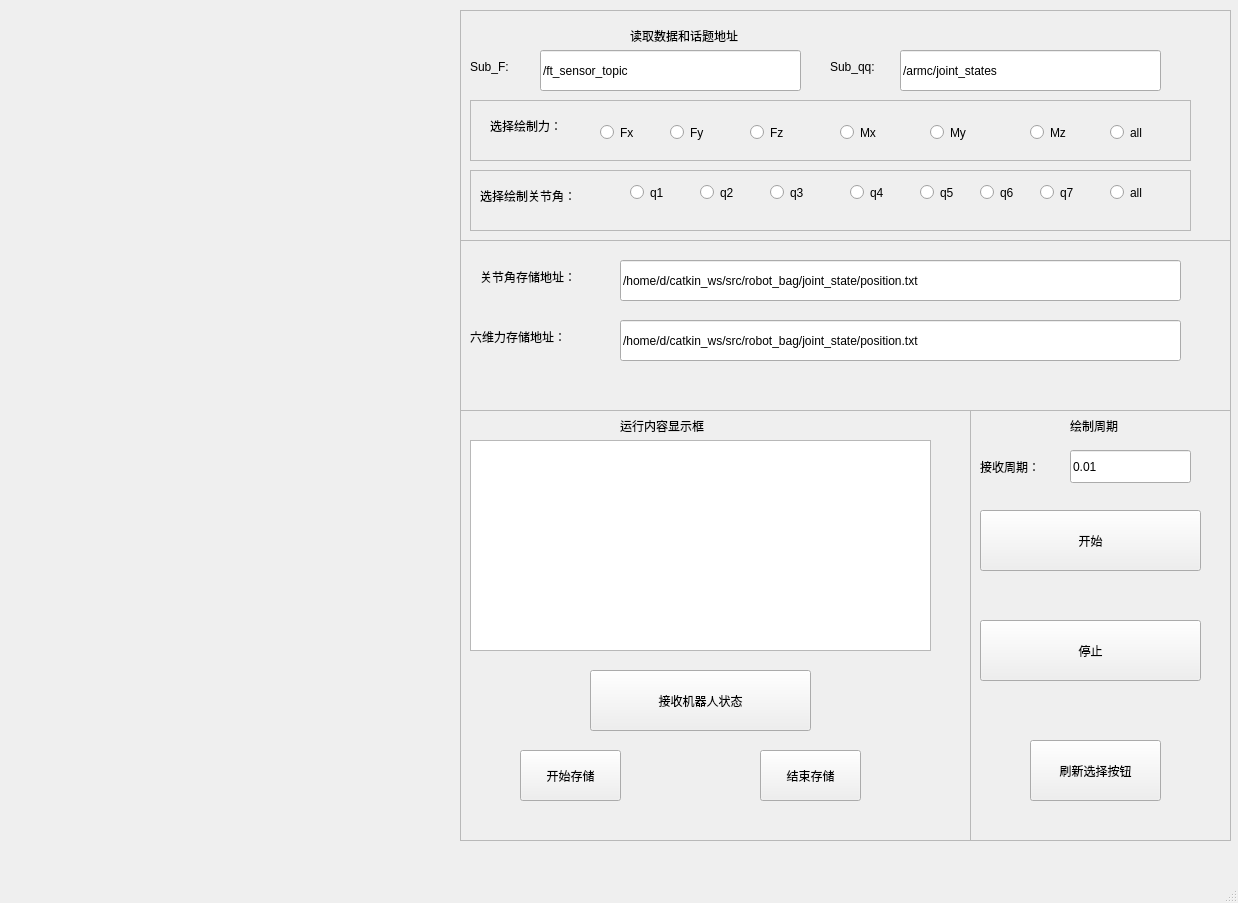
<?xml version="1.0" encoding="UTF-8"?>
<ui version="4.0">
 <class>PlotMainWindow</class>
 <widget class="QMainWindow" name="PlotMainWindow">
  <property name="geometry">
   <rect>
    <x>0</x>
    <y>0</y>
    <width>1238</width>
    <height>903</height>
   </rect>
  </property>
  <property name="windowTitle">
   <string>MainWindow</string>
  </property>
  <property name="iconSize">
   <size>
    <width>16</width>
    <height>16</height>
   </size>
  </property>
  <property name="animated">
   <bool>false</bool>
  </property>
  <widget class="QWidget" name="centralwidget">
   <widget class="QWidget" name="horizontalLayoutWidget">
    <property name="geometry">
     <rect>
      <x>10</x>
      <y>10</y>
      <width>451</width>
      <height>401</height>
     </rect>
    </property>
    <layout class="QHBoxLayout" name="horizontalLayout_1"/>
   </widget>
   <widget class="QWidget" name="horizontalLayoutWidget_2">
    <property name="geometry">
     <rect>
      <x>10</x>
      <y>410</y>
      <width>451</width>
      <height>431</height>
     </rect>
    </property>
    <layout class="QHBoxLayout" name="horizontalLayout_2"/>
   </widget>
   <widget class="QWidget" name="horizontalLayoutWidget_5">
    <property name="geometry">
     <rect>
      <x>460</x>
      <y>410</y>
      <width>511</width>
      <height>431</height>
     </rect>
    </property>
    <layout class="QHBoxLayout" name="horizontalLayout_5">
     <item>
      <widget class="QFrame" name="frame">
       <property name="frameShape">
        <enum>QFrame::StyledPanel</enum>
       </property>
       <property name="frameShadow">
        <enum>QFrame::Raised</enum>
       </property>
       <widget class="QTextEdit" name="textEdit">
        <property name="geometry">
         <rect>
          <x>10</x>
          <y>30</y>
          <width>461</width>
          <height>211</height>
         </rect>
        </property>
       </widget>
       <widget class="QLabel" name="label">
        <property name="geometry">
         <rect>
          <x>160</x>
          <y>0</y>
          <width>131</width>
          <height>31</height>
         </rect>
        </property>
        <property name="text">
         <string>运行内容显示框</string>
        </property>
       </widget>
       <widget class="QPushButton" name="button_receive">
        <property name="geometry">
         <rect>
          <x>130</x>
          <y>260</y>
          <width>221</width>
          <height>61</height>
         </rect>
        </property>
        <property name="text">
         <string>接收机器人状态</string>
        </property>
        <property name="iconSize">
         <size>
          <width>16</width>
          <height>16</height>
         </size>
        </property>
        <property name="autoRepeat">
         <bool>false</bool>
        </property>
        <property name="autoExclusive">
         <bool>false</bool>
        </property>
        <property name="autoRepeatDelay">
         <number>400</number>
        </property>
        <property name="autoRepeatInterval">
         <number>200</number>
        </property>
        <property name="autoDefault">
         <bool>true</bool>
        </property>
        <property name="flat">
         <bool>false</bool>
        </property>
       </widget>
       <widget class="QPushButton" name="button_storage_begin">
        <property name="geometry">
         <rect>
          <x>60</x>
          <y>340</y>
          <width>101</width>
          <height>51</height>
         </rect>
        </property>
        <property name="text">
         <string>开始存储</string>
        </property>
        <property name="iconSize">
         <size>
          <width>16</width>
          <height>16</height>
         </size>
        </property>
        <property name="autoRepeat">
         <bool>false</bool>
        </property>
        <property name="autoExclusive">
         <bool>false</bool>
        </property>
        <property name="autoRepeatDelay">
         <number>400</number>
        </property>
        <property name="autoRepeatInterval">
         <number>200</number>
        </property>
        <property name="autoDefault">
         <bool>true</bool>
        </property>
        <property name="flat">
         <bool>false</bool>
        </property>
       </widget>
       <widget class="QPushButton" name="button_storage_end">
        <property name="geometry">
         <rect>
          <x>300</x>
          <y>340</y>
          <width>101</width>
          <height>51</height>
         </rect>
        </property>
        <property name="text">
         <string>结束存储</string>
        </property>
        <property name="iconSize">
         <size>
          <width>16</width>
          <height>16</height>
         </size>
        </property>
        <property name="autoRepeat">
         <bool>false</bool>
        </property>
        <property name="autoExclusive">
         <bool>false</bool>
        </property>
        <property name="autoRepeatDelay">
         <number>400</number>
        </property>
        <property name="autoRepeatInterval">
         <number>200</number>
        </property>
        <property name="autoDefault">
         <bool>true</bool>
        </property>
        <property name="flat">
         <bool>false</bool>
        </property>
       </widget>
      </widget>
     </item>
    </layout>
   </widget>
   <widget class="QWidget" name="horizontalLayoutWidget_6">
    <property name="geometry">
     <rect>
      <x>460</x>
      <y>10</y>
      <width>771</width>
      <height>401</height>
     </rect>
    </property>
    <layout class="QHBoxLayout" name="horizontalLayout_6">
     <item>
      <widget class="QFrame" name="frame_4">
       <property name="frameShape">
        <enum>QFrame::StyledPanel</enum>
       </property>
       <property name="frameShadow">
        <enum>QFrame::Raised</enum>
       </property>
       <widget class="QWidget" name="verticalLayoutWidget_3">
        <property name="geometry">
         <rect>
          <x>0</x>
          <y>0</y>
          <width>771</width>
          <height>231</height>
         </rect>
        </property>
        <layout class="QVBoxLayout" name="verticalLayout_3">
         <item>
          <widget class="QFrame" name="frame_2">
           <property name="frameShape">
            <enum>QFrame::StyledPanel</enum>
           </property>
           <property name="frameShadow">
            <enum>QFrame::Raised</enum>
           </property>
           <widget class="QLabel" name="label_11">
            <property name="geometry">
             <rect>
              <x>170</x>
              <y>10</y>
              <width>161</width>
              <height>31</height>
             </rect>
            </property>
            <property name="text">
             <string>读取数据和话题地址</string>
            </property>
           </widget>
           <widget class="QLineEdit" name="lineEdit_sub_f">
            <property name="geometry">
             <rect>
              <x>80</x>
              <y>40</y>
              <width>261</width>
              <height>41</height>
             </rect>
            </property>
            <property name="text">
             <string>/ft_sensor_topic</string>
            </property>
           </widget>
           <widget class="QLabel" name="label_12">
            <property name="geometry">
             <rect>
              <x>10</x>
              <y>40</y>
              <width>61</width>
              <height>33</height>
             </rect>
            </property>
            <property name="text">
             <string>Sub_F:</string>
            </property>
           </widget>
           <widget class="QLabel" name="label_13">
            <property name="geometry">
             <rect>
              <x>370</x>
              <y>40</y>
              <width>71</width>
              <height>33</height>
             </rect>
            </property>
            <property name="text">
             <string>Sub_qq:</string>
            </property>
           </widget>
           <widget class="QLineEdit" name="lineEdit_sub_qq">
            <property name="geometry">
             <rect>
              <x>440</x>
              <y>40</y>
              <width>261</width>
              <height>41</height>
             </rect>
            </property>
            <property name="text">
             <string>/armc/joint_states</string>
            </property>
           </widget>
           <widget class="QFrame" name="frame_3">
            <property name="geometry">
             <rect>
              <x>10</x>
              <y>90</y>
              <width>721</width>
              <height>61</height>
             </rect>
            </property>
            <property name="frameShape">
             <enum>QFrame::StyledPanel</enum>
            </property>
            <property name="frameShadow">
             <enum>QFrame::Raised</enum>
            </property>
            <widget class="QRadioButton" name="radioButton_f1">
             <property name="geometry">
              <rect>
               <x>130</x>
               <y>20</y>
               <width>51</width>
               <height>25</height>
              </rect>
             </property>
             <property name="text">
              <string>Fx</string>
             </property>
            </widget>
            <widget class="QRadioButton" name="radioButton_f2">
             <property name="geometry">
              <rect>
               <x>200</x>
               <y>20</y>
               <width>51</width>
               <height>25</height>
              </rect>
             </property>
             <property name="text">
              <string>Fy</string>
             </property>
            </widget>
            <widget class="QLabel" name="label_14">
             <property name="geometry">
              <rect>
               <x>20</x>
               <y>10</y>
               <width>101</width>
               <height>31</height>
              </rect>
             </property>
             <property name="text">
              <string>选择绘制力：</string>
             </property>
            </widget>
            <widget class="QRadioButton" name="radioButton_f5">
             <property name="geometry">
              <rect>
               <x>460</x>
               <y>20</y>
               <width>51</width>
               <height>25</height>
              </rect>
             </property>
             <property name="text">
              <string>My</string>
             </property>
            </widget>
            <widget class="QRadioButton" name="radioButton_f3">
             <property name="geometry">
              <rect>
               <x>280</x>
               <y>20</y>
               <width>51</width>
               <height>25</height>
              </rect>
             </property>
             <property name="text">
              <string>Fz</string>
             </property>
            </widget>
            <widget class="QRadioButton" name="radioButton_f4">
             <property name="geometry">
              <rect>
               <x>370</x>
               <y>20</y>
               <width>51</width>
               <height>25</height>
              </rect>
             </property>
             <property name="text">
              <string>Mx</string>
             </property>
            </widget>
            <widget class="QRadioButton" name="radioButton_f6">
             <property name="geometry">
              <rect>
               <x>560</x>
               <y>20</y>
               <width>51</width>
               <height>25</height>
              </rect>
             </property>
             <property name="text">
              <string>Mz</string>
             </property>
            </widget>
            <widget class="QRadioButton" name="radioButton_f">
             <property name="geometry">
              <rect>
               <x>640</x>
               <y>20</y>
               <width>51</width>
               <height>25</height>
              </rect>
             </property>
             <property name="text">
              <string>all</string>
             </property>
            </widget>
           </widget>
           <widget class="QFrame" name="frame_5">
            <property name="geometry">
             <rect>
              <x>10</x>
              <y>160</y>
              <width>721</width>
              <height>61</height>
             </rect>
            </property>
            <property name="frameShape">
             <enum>QFrame::StyledPanel</enum>
            </property>
            <property name="frameShadow">
             <enum>QFrame::Raised</enum>
            </property>
            <widget class="QRadioButton" name="radioButton_q1">
             <property name="geometry">
              <rect>
               <x>160</x>
               <y>10</y>
               <width>51</width>
               <height>25</height>
              </rect>
             </property>
             <property name="text">
              <string>q1</string>
             </property>
            </widget>
            <widget class="QRadioButton" name="radioButton_q2">
             <property name="geometry">
              <rect>
               <x>230</x>
               <y>10</y>
               <width>51</width>
               <height>25</height>
              </rect>
             </property>
             <property name="text">
              <string>q2</string>
             </property>
            </widget>
            <widget class="QLabel" name="label_15">
             <property name="geometry">
              <rect>
               <x>10</x>
               <y>10</y>
               <width>141</width>
               <height>31</height>
              </rect>
             </property>
             <property name="text">
              <string>选择绘制关节角：</string>
             </property>
            </widget>
            <widget class="QRadioButton" name="radioButton_q5">
             <property name="geometry">
              <rect>
               <x>450</x>
               <y>10</y>
               <width>51</width>
               <height>25</height>
              </rect>
             </property>
             <property name="text">
              <string>q5</string>
             </property>
            </widget>
            <widget class="QRadioButton" name="radioButton_q3">
             <property name="geometry">
              <rect>
               <x>300</x>
               <y>10</y>
               <width>51</width>
               <height>25</height>
              </rect>
             </property>
             <property name="text">
              <string>q3</string>
             </property>
            </widget>
            <widget class="QRadioButton" name="radioButton_q4">
             <property name="geometry">
              <rect>
               <x>380</x>
               <y>10</y>
               <width>51</width>
               <height>25</height>
              </rect>
             </property>
             <property name="text">
              <string>q4</string>
             </property>
            </widget>
            <widget class="QRadioButton" name="radioButton_q6">
             <property name="geometry">
              <rect>
               <x>510</x>
               <y>10</y>
               <width>51</width>
               <height>25</height>
              </rect>
             </property>
             <property name="text">
              <string>q6</string>
             </property>
            </widget>
            <widget class="QRadioButton" name="radioButton_q7">
             <property name="geometry">
              <rect>
               <x>570</x>
               <y>10</y>
               <width>51</width>
               <height>25</height>
              </rect>
             </property>
             <property name="text">
              <string>q7</string>
             </property>
            </widget>
            <widget class="QRadioButton" name="radioButton_qq">
             <property name="geometry">
              <rect>
               <x>640</x>
               <y>10</y>
               <width>51</width>
               <height>25</height>
              </rect>
             </property>
             <property name="text">
              <string>all</string>
             </property>
            </widget>
           </widget>
          </widget>
         </item>
        </layout>
       </widget>
       <widget class="QLineEdit" name="lineEdit_data_qq">
        <property name="geometry">
         <rect>
          <x>160</x>
          <y>250</y>
          <width>561</width>
          <height>41</height>
         </rect>
        </property>
        <property name="text">
         <string>/home/d/catkin_ws/src/robot_bag/joint_state/position.txt</string>
        </property>
       </widget>
       <widget class="QLabel" name="label_30">
        <property name="geometry">
         <rect>
          <x>20</x>
          <y>250</y>
          <width>151</width>
          <height>33</height>
         </rect>
        </property>
        <property name="text">
         <string>关节角存储地址：</string>
        </property>
       </widget>
       <widget class="QLineEdit" name="lineEdit_data_f">
        <property name="geometry">
         <rect>
          <x>160</x>
          <y>310</y>
          <width>561</width>
          <height>41</height>
         </rect>
        </property>
        <property name="text">
         <string>/home/d/catkin_ws/src/robot_bag/joint_state/position.txt</string>
        </property>
       </widget>
       <widget class="QLabel" name="label_31">
        <property name="geometry">
         <rect>
          <x>10</x>
          <y>310</y>
          <width>141</width>
          <height>33</height>
         </rect>
        </property>
        <property name="text">
         <string>六维力存储地址：</string>
        </property>
       </widget>
      </widget>
     </item>
    </layout>
   </widget>
   <widget class="QWidget" name="verticalLayoutWidget">
    <property name="geometry">
     <rect>
      <x>970</x>
      <y>410</y>
      <width>261</width>
      <height>431</height>
     </rect>
    </property>
    <layout class="QVBoxLayout" name="verticalLayout">
     <item>
      <widget class="QFrame" name="frame_6">
       <property name="frameShape">
        <enum>QFrame::StyledPanel</enum>
       </property>
       <property name="frameShadow">
        <enum>QFrame::Raised</enum>
       </property>
       <widget class="QLabel" name="label_3">
        <property name="geometry">
         <rect>
          <x>100</x>
          <y>0</y>
          <width>81</width>
          <height>31</height>
         </rect>
        </property>
        <property name="text">
         <string>绘制周期</string>
        </property>
       </widget>
       <widget class="QLabel" name="label_9">
        <property name="geometry">
         <rect>
          <x>10</x>
          <y>40</y>
          <width>91</width>
          <height>33</height>
         </rect>
        </property>
        <property name="text">
         <string>接收周期：</string>
        </property>
       </widget>
       <widget class="QLineEdit" name="lineEdit_T">
        <property name="geometry">
         <rect>
          <x>100</x>
          <y>40</y>
          <width>121</width>
          <height>33</height>
         </rect>
        </property>
        <property name="text">
         <string>0.01</string>
        </property>
       </widget>
       <widget class="QPushButton" name="button_refresh">
        <property name="geometry">
         <rect>
          <x>60</x>
          <y>330</y>
          <width>131</width>
          <height>61</height>
         </rect>
        </property>
        <property name="text">
         <string>刷新选择按钮</string>
        </property>
        <property name="autoDefault">
         <bool>true</bool>
        </property>
       </widget>
       <widget class="QPushButton" name="button_begin">
        <property name="geometry">
         <rect>
          <x>10</x>
          <y>100</y>
          <width>221</width>
          <height>61</height>
         </rect>
        </property>
        <property name="text">
         <string>开始</string>
        </property>
        <property name="iconSize">
         <size>
          <width>16</width>
          <height>16</height>
         </size>
        </property>
        <property name="autoRepeat">
         <bool>false</bool>
        </property>
        <property name="autoExclusive">
         <bool>false</bool>
        </property>
        <property name="autoRepeatDelay">
         <number>400</number>
        </property>
        <property name="autoRepeatInterval">
         <number>200</number>
        </property>
        <property name="autoDefault">
         <bool>true</bool>
        </property>
        <property name="flat">
         <bool>false</bool>
        </property>
       </widget>
       <widget class="QPushButton" name="button_stop">
        <property name="geometry">
         <rect>
          <x>10</x>
          <y>210</y>
          <width>221</width>
          <height>61</height>
         </rect>
        </property>
        <property name="text">
         <string>停止</string>
        </property>
        <property name="autoDefault">
         <bool>true</bool>
        </property>
       </widget>
      </widget>
     </item>
    </layout>
   </widget>
  </widget>
  <widget class="QMenuBar" name="menubar">
   <property name="geometry">
    <rect>
     <x>0</x>
     <y>0</y>
     <width>1238</width>
     <height>35</height>
    </rect>
   </property>
   <property name="defaultUp">
    <bool>false</bool>
   </property>
  </widget>
  <widget class="QStatusBar" name="statusbar"/>
 </widget>
 <resources/>
 <connections/>
</ui>
